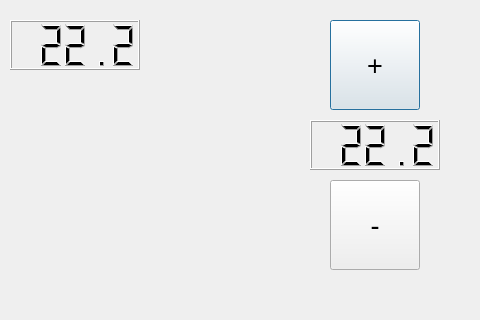
<?xml version="1.0" encoding="UTF-8"?>
<ui version="4.0">
 <class>Dialog</class>
 <widget class="QDialog" name="Dialog">
  <property name="geometry">
   <rect>
    <x>0</x>
    <y>0</y>
    <width>480</width>
    <height>320</height>
   </rect>
  </property>
  <property name="windowTitle">
   <string>Dialog</string>
  </property>
  <widget class="QLCDNumber" name="current_temp">
   <property name="geometry">
    <rect>
     <x>10</x>
     <y>20</y>
     <width>130</width>
     <height>50</height>
    </rect>
   </property>
   <property name="font">
    <font>
     <pointsize>20</pointsize>
    </font>
   </property>
   <property name="value" stdset="0">
    <double>22.199999999999999</double>
   </property>
  </widget>
  <widget class="QLCDNumber" name="target_temp">
   <property name="geometry">
    <rect>
     <x>310</x>
     <y>120</y>
     <width>130</width>
     <height>50</height>
    </rect>
   </property>
   <property name="font">
    <font>
     <pointsize>20</pointsize>
    </font>
   </property>
   <property name="value" stdset="0">
    <double>22.199999999999999</double>
   </property>
  </widget>
  <widget class="QPushButton" name="temp_plus">
   <property name="geometry">
    <rect>
     <x>330</x>
     <y>20</y>
     <width>90</width>
     <height>90</height>
    </rect>
   </property>
   <property name="font">
    <font>
     <pointsize>20</pointsize>
    </font>
   </property>
   <property name="text">
    <string>+</string>
   </property>
  </widget>
  <widget class="QPushButton" name="temp_minus">
   <property name="geometry">
    <rect>
     <x>330</x>
     <y>180</y>
     <width>90</width>
     <height>90</height>
    </rect>
   </property>
   <property name="font">
    <font>
     <pointsize>20</pointsize>
    </font>
   </property>
   <property name="text">
    <string>-</string>
   </property>
  </widget>
 </widget>
 <resources/>
 <connections/>
</ui>
